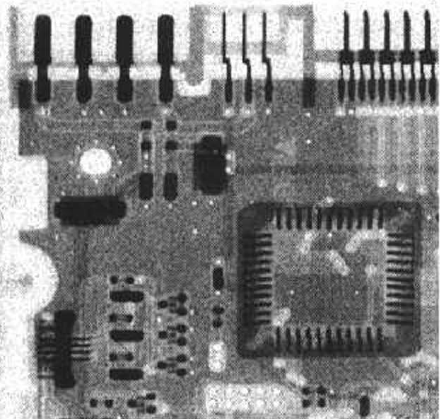
%> input picture Chapter5/noise.png, 440 x 419 px
$ octave example5_5.m   (GNU Octave 9; MATLAB toolbox functions it lacks are replaced by stand-ins)
%> lines starting %> are read from the running program, lines starting %| are printed output that depends on the picture
### lib/imnoise2.m
function R = imnoise2(type, M, N, a, b)
% IMNOISE2 Generates an array of random number with specified PDF.
%   R = IMNOISE2(TYPE, M, N, A, B)generates an array, R, of size M
%   -by-N, whose elements are random numbers of the specified TYPE with
%   parameters A and B. If only TYPE is included in the input argument
%   list, a single random number of the specified TYPE and defalut
%   parameters shown below is generated. If only TYPE, M, and N are
%   provided, the default parameters shown below are used. If M = N = 1,
%   IMNOISE2 generates a single random number of the specified TYPE and
%   parameters A and B.
%
%   Valid values for TYPE and parameters A and B are:
%   'uniform'   Uniform random numbers in the interval (A, B). The defalut
%               value are (0, 1).
%   'gaussian'  Gaussian random numbers with mean A and standard deviation
%               B. The default values are A = 0, B = 1.
% 'salt & pepper' Salt and pepper numbers of amplitude 0 with probability
%               Pa = A, and amplitude 1 with probability Pb = B. The
%               default value are Pa = Pb = A = B = 0.05. Note that the
%               noise has value 0 (Pa = A) and 1 (Pb = B), so scaling is
%               necessary if value other than 0 and 1 are required. The
%               noise matrix R is assigned three values. If R(x, y) = 0,
%               the noise at (x, y) is pepper(black). If R(x, y) = 1,
%               the noise at (x, y) is salt(white). If  R(x, y) = 0.5,
%               there is no noise assigned to coordinates (x, y).
%   'lognormal' Lognormal numbers with offset A and shape parameter B. The
%               defaults are A = 1 and B = 0.25.
%   'rayleigh'  Rayleigh noise with parameters A and B. The defalut values
%               are A = 0 and B = =1.
%   'exponential'Exponential random numbers wirh parameter A. The default
%                is A = 1.
%   'erlang'    Erlang (gamma) random numbers with parameters A and B. B
%               must be a positive integer. The defaults are A = 2 and B =
%               5. Erlang random numbers are approximated as the sum of B
%               exponential random numbers.

% set default values.
if nargin == 1
    a = 0; b = 1;
    M = 1; N = 1;
elseif nargin == 3
    a = 0; b = 1;
end
% Begin processing. Use lower(type) to protect against input being
% capitalized.
switch lower(type)
    case 'uniform'
        R = a + (b - a) * rand(M, N);
    case 'gaussian'
        R = a + b * randn(M, N);
    case 'salt & pepper'
        if nargin <= 3
            a = 0.05; b = 0.05;
        end
        % Check to make sure that Pa + Pb is not > 1.
        if (a + b) > 1
            error('The sum Pa + Pb must not exceed 1.')
        end
        R(1:M, 1:N) = 0.5;
        % Generate an M-by-N array of uniformly-distributed random nunmbers
        % in the range(0, 1). Then, Pa*(M*N) of them will have values <= a.
        % The coordianates of these points we call 0(peper noise).
        % Similarly, Pb*(M*N) will have values in the range > a & <= (a +
        % b). There we call 1(salt noise).
        X = rand(M, N);
        c = find(X <= a);
        R(c) = 0;
        u = a + b;
        c = find(X > a & X <= u);
        R(c) = 1;
    case 'lognormal'
        if nargin <= 3
            a = 1; b = 0.25;
        end
        R = a * exp(b * randn(M, N));
    case 'rayleigh'
        R = a + (-b * log(1 - rand(M, N)).^0.5);
    case 'exponential'
        if nargin <= 3
            a = 1;
        end
        if a <= 0
            error('Parameter a must be positive for exponential type.')
        end
        k = -1/a;
        R = k * log(1 - rand(M, N));
    case 'erlang'
        if nargin <= 3
            a = 2; b = 5;
        end
        if (b ~= round(b) | b <= 0)
            error('Param b must be a positive integer fo Erlang.')
        end
        k = -1/a;
        R = zeros(M, N);
        for j = 1 : b
            R = R + k*log(1 - rand(M, N));
        end
    otherwise
        error('Unknown distribution type.')
end


### lib/spfilt.m
function f = spfilt(g, type, m, n, parameter)
% [42 lines of commented-out code are left out]
if nargin == 2
   m = 3; n = 3; Q = 1.5; d = 2;
elseif nargin == 5
   Q = parameter; d = parameter;
elseif nargin == 4
   Q = 1.5; d = 2;
else
   error('Wrong number of inputs.');
end

% Do the filtering.
switch type
    case 'amean'
       w = fspecial('average', [m n]);
       f = imfilter(g, w, 'replicate');
    case 'gmean'
       f = gmean(g, m, n);
    case 'hmean'
       f = harmean(g, m, n);
    case 'chmean'
       f = charmean(g, m, n, Q);
    case 'median'
       f = medfilt2(g, [m n], 'symmetric');
    case 'max'
       f = ordfilt2(g, m*n, ones(m, n), 'symmetric');
    case 'min'
       f = ordfilt2(g, 1, ones(m, n), 'symmetric');
    case 'midpoint'
       f1 = ordfilt2(g, 1, ones(m, n), 'symmetric');
       f2 = ordfilt2(g, m*n, ones(m, n), 'symmetric');
       f = imlincomb(0.5, f1, 0.5, f2);
    case 'atrimmed'
       if (d <= 0) | (d/2 ~= round(d/2))
          error('d must be a positive, even integer.')
       end
       f = alphatrim(g, m, n, d);
otherwise
   error('Unknown filter type.')
end

%-------------------------------------------------------------------%
% [9 lines left out: function gmean, not called in this run]

%-------------------------------------------------------------------%
% [6 lines left out: function harmean, not called in this run]

%-------------------------------------------------------------------%
function f = charmean(g, m, n, q)
%  Implements a contraharmonic mean filter.
inclass = class(g);
g = im2double(g);
f = imfilter(g.^(q+1), ones(m, n), 'replicate');
f = f ./ (imfilter(g.^q, ones(m, n), 'replicate') + eps);
f = changeclass(inclass, f);

%-------------------------------------------------------------------%
% [13 lines left out: function alphatrim, not called in this run]
%-------------------------------------------------------------------%
function image = changeclass(class, varargin)
switch class
case 'uint8'
   image = im2uint8(varargin{:});
case 'uint16'
   image = im2uint16(varargin{:});
case 'double'
   image = im2double(varargin{:});
otherwise
   error('Unsupported IPT data class.');
end


### Chapter5/example5_5.m
% example 5.5 Page 119
% Using function spfilt
f = imread('noise.png');
%> f is the input picture: size 419x440x3 uint8; min 1, max 255, mean 129.4
f = rgb2gray(f);
%> f: size 419x440 uint8
[M, N] = size(f);
%> M = 419; N = 440

% 被概率为0.1的胡椒噪声污染
R = imnoise2('salt & pepper', M, N, 0.1, 0);
%> in imnoise2, `R(1:M, 1:N) = 0.5;`: R: size 419x440 double; every value is 0.5
%> in imnoise2, `R(c) = 0;`:
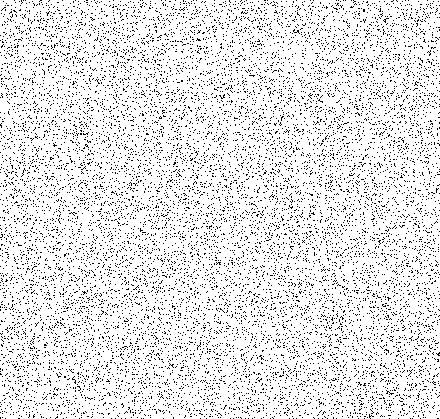
%> R: size 419x440 double; values 0 (black) and 0.5 (white), 89.9% white; black in thin lines or dots
c = find(R == 0);
%> c = 18631 values from 36 to 184352
gp = f;
gp(c) = 0;
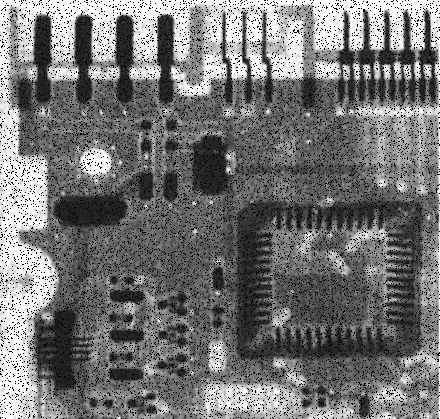
%> gp: size 419x440 uint8; min 0, max 255, mean 116.3
subplot(2,3,1)
imshow(gp)
title('pepper')

% 过滤胡椒噪声采用Q为正值的反调和滤波器
fp = spfilt(gp, 'chmean', 3, 3, 1.5);
%> in charmean, `f = imfilter(g.^(q+1), ones(m, n), 'replicate');`:
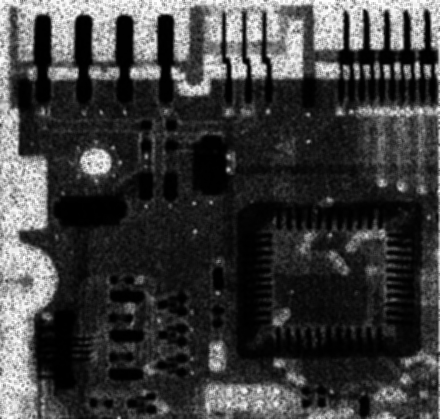
%> f: size 419x440 double; min 0.0236, max 9, mean 2.21; drawn with min black and max white
subplot(2,3,2), imshow(fp)
title('after chmean of pepper')

% 过滤胡椒噪声最大值滤波器
fp = spfilt(gp, 'max', 3, 3);
subplot(2,3,3), imshow(fp)
title('after max of pepper')

% 被概率为0.1的盐粒噪声污染
R = imnoise2('salt & pepper', M, N, 0, 0.1);
%> call 2 of imnoise2, with type = 'salt & pepper', M = 419, N = 440, a = 0, b = 0.1
%> in imnoise2 (call 2), `R(c) = 1;`:
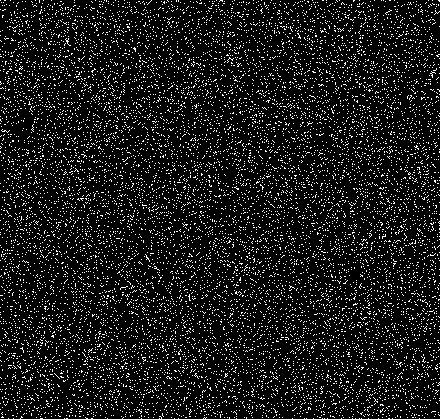
%> R: size 419x440 double; values 0.5 (black) and 1 (white), 10% white in thin lines or dots
c = find(R == 1);
%> c = 18377 values from 1 to 184357
gs = f;
gs(c) = 255;
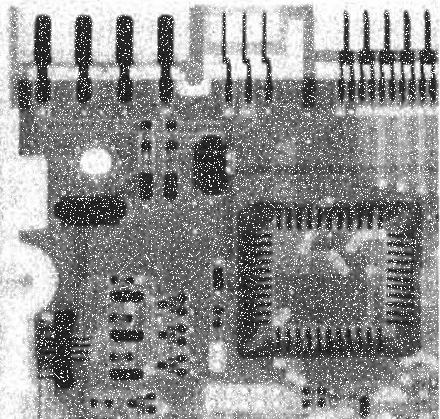
%> gs: size 419x440 uint8; min 1, max 255, mean 141.9
subplot(2,3,4),  imshow(gs), title('salt'),

% 过滤盐粒噪声采用Q为负值的反调和滤波器
fs = spfilt(gs, 'chmean', 3, 3, -1.5);
%> call 2 of charmean, with m = 3, n = 3, q = -1.5
%> in charmean (call 2), `f = imfilter(g.^(q+1), ones(m, n), 'replicate');`:
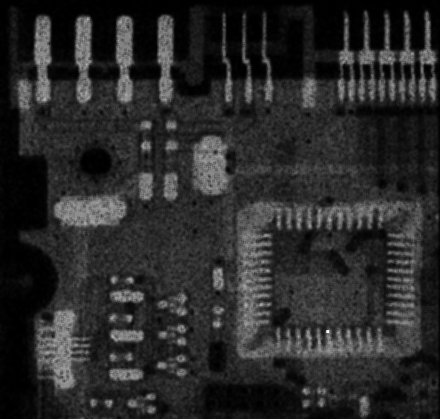
%> f: size 419x440 double; min 9, max 36.82, mean 13.6; drawn with min black and max white
subplot(2,3,5), imshow(fs)
title('after chmean of salt')

% 过滤盐粒噪声采用min滤波器
fs = spfilt(gs, 'min', 3, 3);
%> call 4 of spfilt, with type = 'min', m = 3, n = 3
%> in spfilt (call 4), `f = ordfilt2(g, 1, ones(m, n), 'symmetric');`:
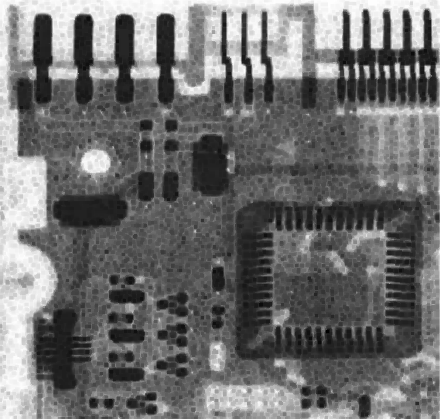
%> f: size 419x440 uint8; min 1, max 255, mean 110.9
subplot(2,3,6), imshow(fs)
title('after min of salt')
